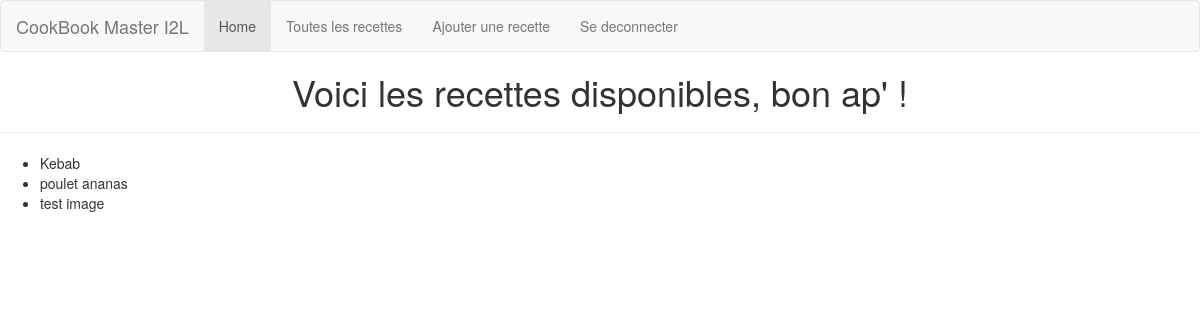
Page /cookbook/afficher/ (signed in) on the committed database.
### cookbook/models.py (models this page shows, shortened)
class Recette(models.Model):
    TYPES = (
        ('E', "Entrée"),
        ('P', "Plat principal"),
        ('D', "Dessert"),
    )
    DIFFICULTE = (
        ('1', "Simple"),
        ('2', "Moyen"),
        ('3', "Difficile"),
    )
    titre = models.CharField(max_length=200, verbose_name="titre")
    type = models.CharField(max_length=1,choices=TYPES, verbose_name="type de plat")
    difficulte = models.CharField(blank=True, max_length=1, choices=DIFFICULTE, verbose_name="difficulte")
    cout = models.IntegerField(blank=True, verbose_name="Coût de la recette")
    temps_prepa = models.DurationField(blank=True, null=True, verbose_name="temps de préparation")
    temps_cuisson = models.DurationField(blank=True, null=True, verbose_name="temps de cuisson")
    temps_repos = models.DurationField(blank=True, null=True, verbose_name="temps de repos")
    etape = models.TextField(null=True, verbose_name="Etape de la recette")
    ingredients = models.TextField(null=True, verbose_name="Ingrédients de la recette")
    valide = models.BooleanField(default=False, verbose_name="validé ?")
    user = models.ForeignKey(User, default=False, on_delete=models.CASCADE, related_name="id_user")

### cookbook/views.py (the view)
def afficher(request):
    recettes = Recette.objects.all();
    typeObjet = None
    paginator = Paginator(recettes, 10)
    page = request.GET.get('page')
    try:
        recettes = paginator.page(page)
    except PageNotAnInteger:
        recettes = paginator.page(1)
    except EmptyPage:
        recettes = paginator.page(paginator.num_pages)
    contexte = {
        'typeObjet': typeObjet,
        'recettes': recettes,
    }
    return render(request, 'cookbook/afficher.html', contexte)

### cookbook/templates/cookbook/afficher.html (shortened to what this page needs)
{% extends 'cookbook/_base.html' %}
{% block contenu %}
{% load static %}
<link rel="stylesheet" href="{% static 'app.css' %}">
    <div id="content">
        <div id="page-title">
            <h1 class="title">Voici les recettes disponibles, bon ap' !</h1>
        </div>
        <hr>
        <div class="one-column">
            <ul>
            {% for r in recettes %}
               <li>{{ r.titre }}</li>
            {% endfor %}
            </ul>
        </div>
    </div>
{% endblock %}

### cookbook/static/app.css (style rules this page uses)
#page-title { text-align: center; }

### rows in the picture
Recette: titre "Kebab"
Recette: titre "poulet ananas"
Recette: titre "test image"
